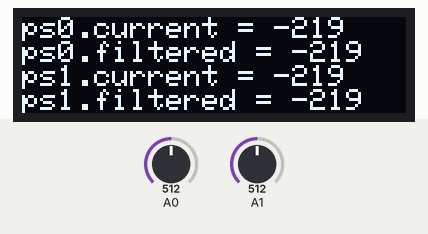
A sketch run on a simulated Arduino Uno, built with avr-gcc and run on an emulated ATmega328P. On the bench: 128×32 one-colour display. The test bench sets the inputs (shaded band); at power-on: A0 = 512, A1 = 512.

Above: at 3.2 s.
3.3 s: A0 set to 520
At 6.1 s:
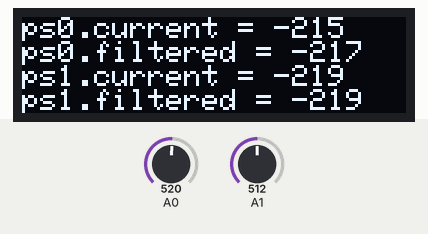
7.4 s: A1 set to 716
At 8.9 s:
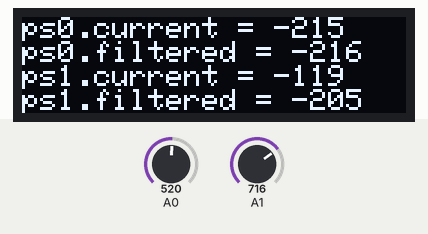
10.6 s: A1 set to 511
At 12.6 s:
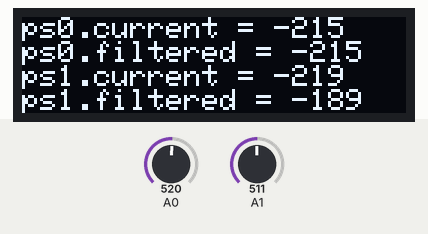
13.6 s: A0 set to 511
At 16.2 s:
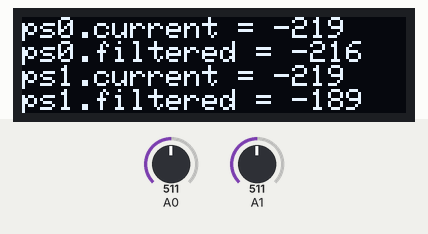
16.6 s: A0 set to 306
At 17.7 s:
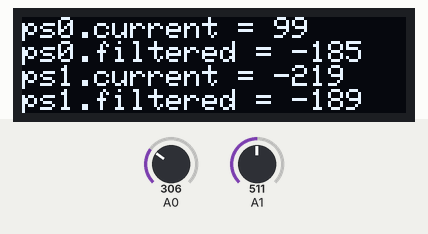
19.6 s: A1 set to 306
At 21.0 s:
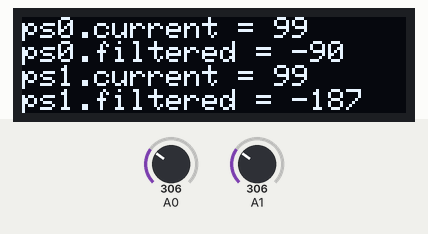
Timing chart, 0 to 22.6 s (numbered marks = the images above; inputs shaded):
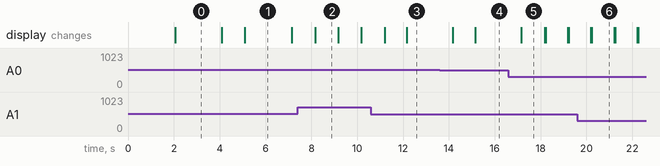

The sketch:

caseTemperature.ino
```cpp
// include libraries for SSD1306 display connected to I2C (SDA, SCL pins)
#include <Wire.h>
#include <Adafruit_GFX.h>
#include <Adafruit_SSD1306.h>
#include "classTemperature.h"
//#include "classMovingAverage.h"

#define SCREEN_WIDTH 128 // OLED display width, in pixels
#define SCREEN_HEIGHT 32 // OLED display height, in pixels

// Declaration for an SSD1306 display connected to I2C (SDA, SCL pins)
Adafruit_SSD1306 display(SCREEN_WIDTH, SCREEN_HEIGHT, &Wire, -1);

// Declare constants
const int textSize = 1; // Size of text to use in display

// Instantiate
Temperature ps0(A0);
Temperature ps1(A1);

 void setup() {
  Serial.begin(9600);

  if(!display.begin(SSD1306_SWITCHCAPVCC, 0x3C)) { // Address 0x3D for 128x64
    Serial.println(F("SSD1306 allocation failed"));
    for(;;);
  }
  delay(2000);

 ps0.setup();
 ps1.setup();
}
void loop() {
  // put your main code here, to run repeatedly:

    ps0.loop();
    ps1.loop();

    writeDisplay(ps0,ps1);
}
void writeDisplay(Temperature ps0,Temperature ps1){
  // Write to display
  display.clearDisplay();

  display.setTextSize(textSize);
  display.setTextColor(WHITE);

  display.setCursor(0, 0);
  display.print("ps0.current = ");display.print(ps0.tempC_current);

  display.setCursor(0, 8);
  display.print("ps0.filtered = ");display.print(ps0.tempC_filtered);

  display.setCursor(0, 16);
  display.print("ps1.current = ");display.print(ps1.tempC_current);

  display.setCursor(0, 24);
  display.print("ps1.filtered = ");display.print(ps1.tempC_filtered);

  display.display();
}
```

classTemperature.h
```cpp
// Include library here, above class definition
#include <movingAvg.h>                  // https://github.com/JChristensen/movingAvg

// Begin class definition
class Temperature {

  // Members
  private:
  const uint8_t SENSOR_PIN;
  float VCC_mV;                 // Actual voltage supplied to the TMP36 from the Arduino(measured with multimeter), mV
  // Generally, you should use "unsigned long" for variables that hold time, because
  // the value will quickly become too large for an int to store
  unsigned long previousMillis; // variable to store last time TMP36 reading was updated
  int long interval;            // interval at which to update the sensor reading(milliseconds)
  movingAvg avgTemp;            // Declaring a variable, avgTemp, as in instance of the class

  public:
  int tempC_current;
  int tempC_filtered;

  // Constructor
  public:
  Temperature(byte attachTo):
    // The colon syntax allows you to initialise things inside your class that themselves have constructors
    // which we will be doing later.
    SENSOR_PIN(attachTo),
    avgTemp(10)         // Instantiate the moving average object with 10 samples
    {
  }

  // Methods
  void setup(){
    VCC_mV = 4900;      // Must be measured with voltmeter to verify reference voltage
    previousMillis = 0; // Initialize
    interval = 1000;    // 1 second loop. Read temperature every second, update average every second
    avgTemp.begin();    // Initialize avgTemp object
  }
  void loop(){
    // Build a timer that determines when to update the sensor reading
    // without blocking the rest of the program with a delay().

    unsigned long currentMillis = millis(); // variable local to loop

    // If the following conditional is not met, nothing happens here, BUT
    // the rest of the loop will finish.
    if (currentMillis - previousMillis >= interval) {
      // save the last time you updated the sensor reading
      previousMillis = currentMillis;

      // Read the pin value from the temperature sensor
      int tC100 = readTMP36(SENSOR_PIN);  // read the sensor, return value 100 * temperature in degC
      tempC_current = tC100/100;          // divide by 100 to get degC

      // Update the filtered value
      tempC_filtered = avgTemp.reading(tC100)/100;   // calculate the moving average, then divide by 100
      } // end of the If statement

      // Other statements executed during the loop, but outside the If statement

      } // end of the loop

    // Local function for reading the pin, taken from https://github.com/JChristensen/movingAvg
    long readTMP36(int muxChannel){
      long uV = (analogRead(muxChannel) * 5000000L + 512) / 1024;    //microvolts from the TMP36 sensor
      return (uV - 500000 + 50) / 100;
      }
};
```

Measured:
- the behaviour switches between 512 and 513 on A0 (found by bisection; images 0 and 1)
- after the input at 3.3 s, the display: first changes after 0.79 s (image 1 shows a later state)
- after the input at 7.4 s, the display: changes after 0.78 s (image 2)
- after the input at 13.6 s, the display: first changes after 0.56 s (image 4 shows a later state)
- what the display in image 1 shows lasts 2.0 s, from 5.1 s to 7.1 s
- what the display in image 2 shows lasts 1.0 s, from 8.2 s to 9.2 s
